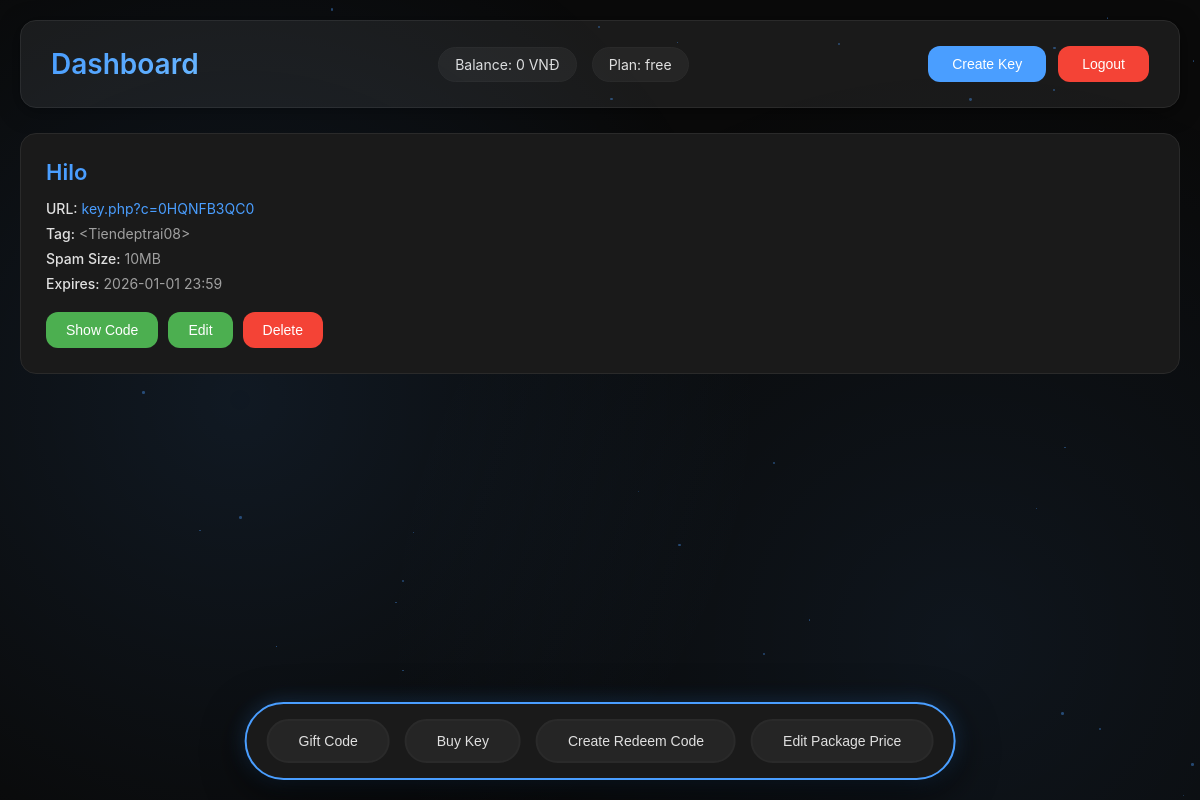
The app's page /dashboard.php (signed in) with its own data.
### tables this page shows
CREATE TABLE users (
        id INTEGER PRIMARY KEY AUTOINCREMENT,
        email TEXT UNIQUE NOT NULL,
        password TEXT NOT NULL,
        balance INTEGER DEFAULT 0,
        is_admin INTEGER DEFAULT 0,
        is_sub_admin INTEGER DEFAULT 0,
        plan TEXT DEFAULT 'free',
        plan_expire TEXT,
        key_limit INTEGER DEFAULT 0
    );

CREATE TABLE keys (
        id INTEGER PRIMARY KEY AUTOINCREMENT,
        user_id INTEGER NOT NULL,
        key_name TEXT NOT NULL,
        key_code TEXT UNIQUE NOT NULL,
        expires_at TEXT NOT NULL,
        tag_name TEXT DEFAULT 'kjtdzs1',
        spam_size TEXT DEFAULT '500KB',
        FOREIGN KEY (user_id) REFERENCES users(id)
    );

### admin.php (called while the page is built, shortened)
<?php
function isAdmin($uid) {
    $db = getDb();
    $stmt = $db->prepare('SELECT is_admin, is_sub_admin FROM users WHERE id=?');
    $stmt->execute([$uid]);
    $user = $stmt->fetch(PDO::FETCH_ASSOC);
    return $user && ($user['is_admin'] == 1 || $user['is_sub_admin'] == 1);
}
function getUserInfo($uid) {
    $db = getDb();
    $stmt = $db->prepare('SELECT * FROM users WHERE id=?');
    $stmt->execute([$uid]);
    return $stmt->fetch(PDO::FETCH_ASSOC);
}
function canCreateKey($uid) {
    $db = getDb();
    $stmt = $db->prepare('SELECT is_admin, is_sub_admin, key_limit FROM users WHERE id=?');
    $stmt->execute([$uid]);
    $user = $stmt->fetch(PDO::FETCH_ASSOC);
    if ($user['is_admin'] == 1 || $user['is_sub_admin'] == 1) {
        return true;
    }
    $stmt = $db->prepare('SELECT COUNT(*) FROM keys WHERE user_id=?');
    $stmt->execute([$uid]);
    $count = $stmt->fetchColumn();
    return $count < $user['key_limit'];
}
?>

### keys.php (called while the page is built, shortened)
<?php
function getUserKeys($uid) {
    $db = getDb();
    $db->exec("DELETE FROM keys WHERE expires_at < datetime('now')");
    $stmt = $db->prepare('SELECT * FROM keys WHERE user_id=? ORDER BY id DESC');
    $stmt->execute([$uid]);
    return $stmt->fetchAll(PDO::FETCH_ASSOC);
}
?>

### dashboard.php (the view, shortened to what this page needs)
<?php
require_once 'keys.php';
require_once 'admin.php';
$keys = getUserKeys(getUserId());
$user = getUserInfo(getUserId());
$canCreate = canCreateKey(getUserId());
?>
<!DOCTYPE html>
<html>
<head>
    <link rel="stylesheet" href="style.css">
</head>
<body class="dashboard-body">
    <div class="particles"></div>
    <div class="header">
        <h1>Dashboard</h1>
        <div class="header-info">
            <span class="balance">Balance: <?= number_format($user['balance']) ?> VNĐ</span>
            <span class="plan-info"><?= $user['plan'] ? 'Plan: ' . $user['plan'] : 'No Plan' ?></span>
        </div>
        <div class="header-actions">
            <button class="btn" onclick="showModal('createModal')" <?= !$canCreate ? 'disabled' : '' ?>>Create Key</button>
            <button class="btn btn-danger" onclick="location.href='logout.php'">Logout</button>
        </div>
    </div>
    <div class="keys-container">
        <?php foreach ($keys as $k): ?>
        <div class="key-card">
            <div class="key-name"><?= htmlspecialchars($k['key_name']) ?></div>
            <div class="key-info">
                <span>URL:</span>
                <a href="key.php?c=<?= $k['key_code'] ?>" target="_blank">key.php?c=<?= $k['key_code'] ?></a>
            </div>
            <div class="key-info">
                <span>Tag:</span> &lt;<?= htmlspecialchars($k['tag_name']) ?>&gt;
            </div>
            <div class="key-info">
                <span>Spam Size:</span> <?= htmlspecialchars($k['spam_size']) ?>
            </div>
            <div class="key-info">
                <span>Expires:</span> <?= date('Y-m-d H:i', strtotime($k['expires_at'])) ?>
            </div>
            <div class="key-actions">
                <button class="btn btn-success" onclick='showCode(<?= json_encode($k) ?>)'>Show Code</button>
                <button class="btn btn-success" onclick='editKey(<?= json_encode($k) ?>)'>Edit</button>
                <button class="btn btn-danger" onclick="deleteKey(<?= $k['id'] ?>)">Delete</button>
            </div>
        </div>
        <?php endforeach; ?>
    </div>
    <div class="nav-buttons-wrapper">
        <div class="nav-buttons">
            <button class="nav-btn" onclick="location.href='gift_code.php'">Gift Code</button>
            <button class="nav-btn" onclick="location.href='buy_key.php'">Buy Key</button>
            <?php if (isAdmin(getUserId())): ?>
            <button class="nav-btn" onclick="location.href='create_redeem.php'">Create Redeem Code</button>
            <button class="nav-btn" onclick="location.href='edit_plans.php'">Edit Package Price</button>
            <?php endif; ?>
        </div>
    </div>
</body>
</html>

### records on screen
users: balance "0", plan "free"
keys: key_name "Hilo", key_code "0HQNFB3QC0", tag_name "Tiendeptrai08", spam_size "10MB", expires_at "2026-01-01 23:59"
